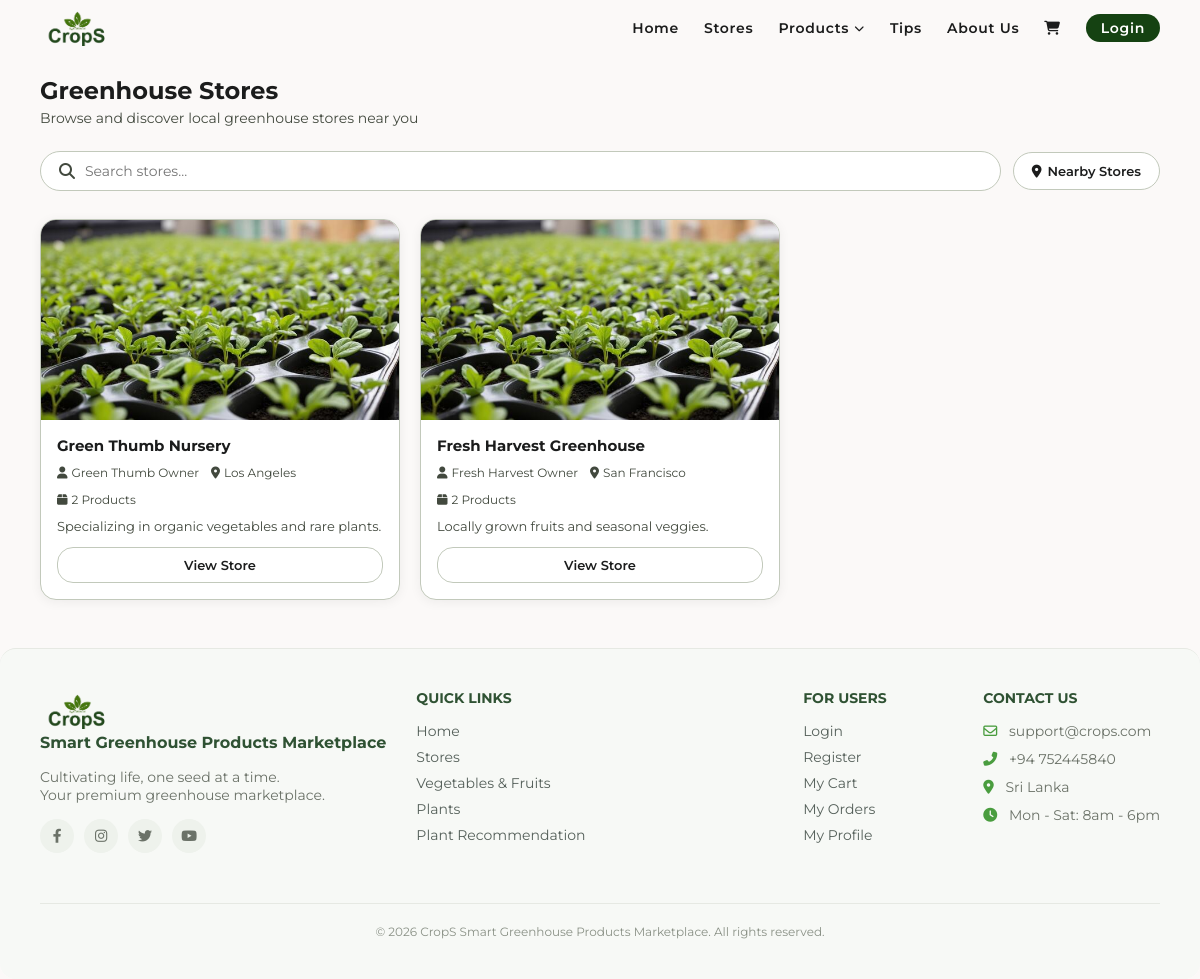
The app's page /stores.php, older data.
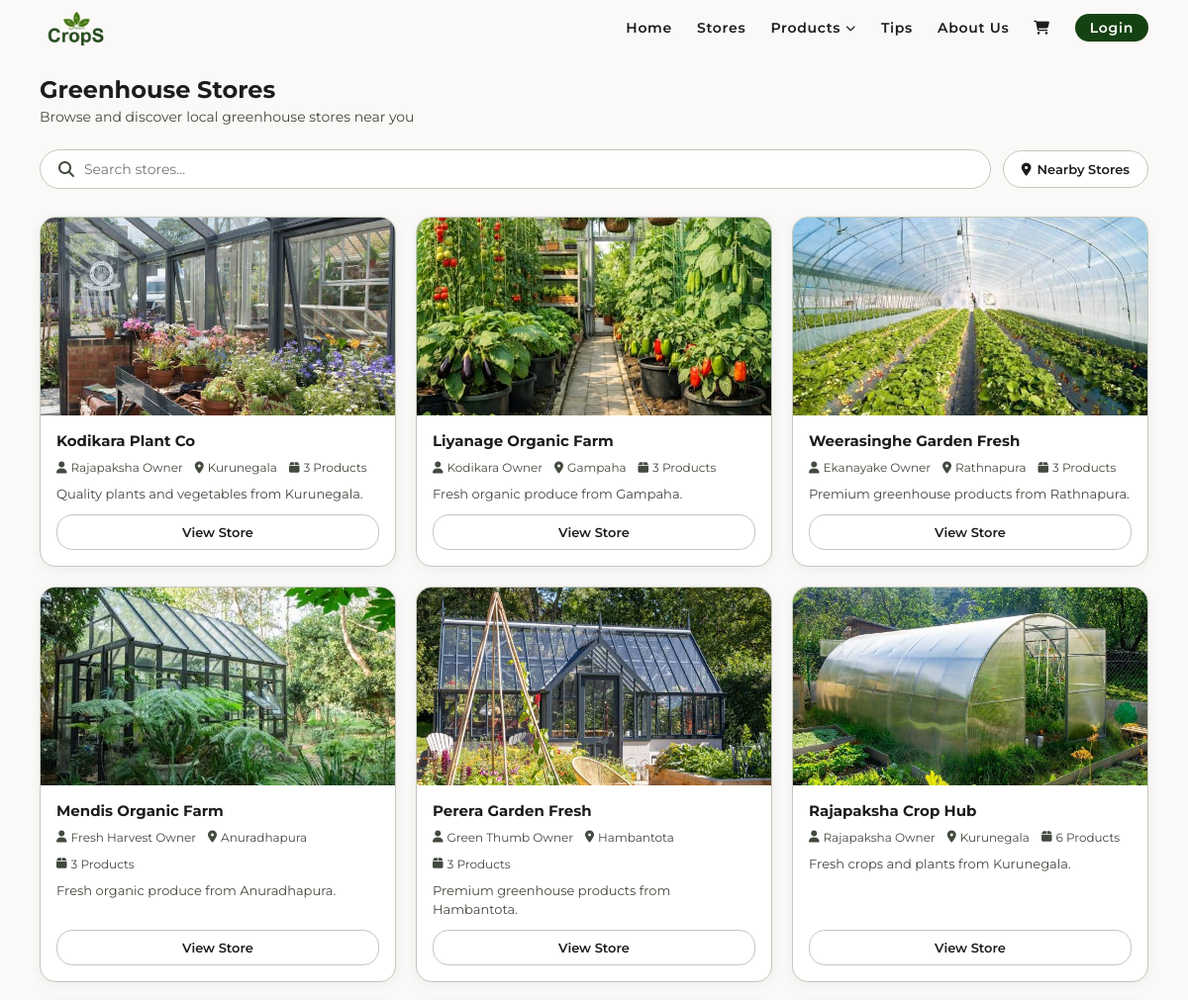
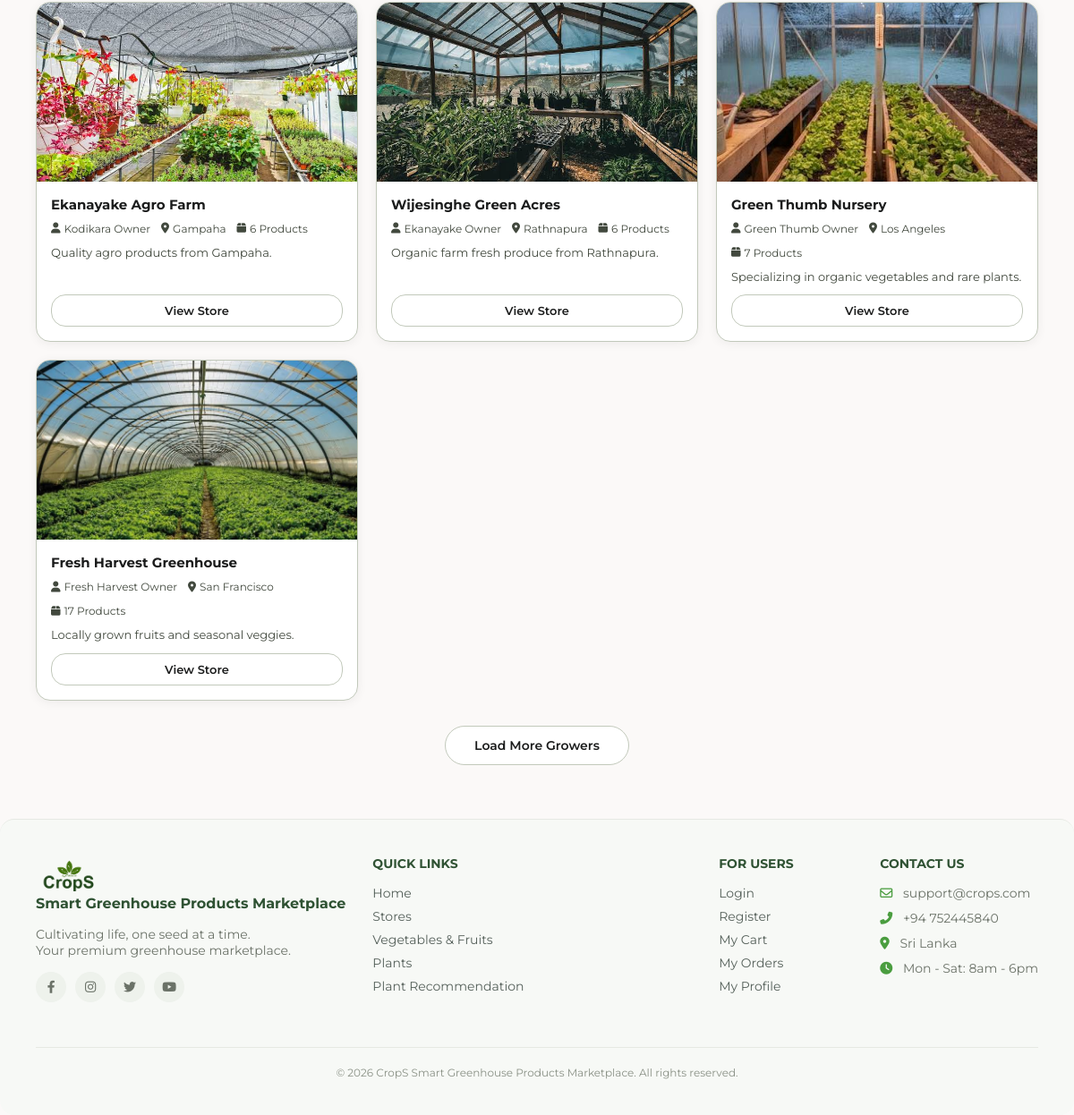
The same page, newer data (2 pictures, top to bottom).
### tables this page shows
CREATE TABLE `stores` (
  `id` int(11) NOT NULL,
  `owner_id` int(11) NOT NULL,
  `store_name` varchar(100) NOT NULL,
  `description` text DEFAULT NULL,
  `city` varchar(50) NOT NULL,
  `image` varchar(255) DEFAULT NULL,
  `created_at` timestamp NOT NULL DEFAULT current_timestamp()
);

CREATE TABLE `users` (
  `id` int(11) NOT NULL,
  `full_name` varchar(100) NOT NULL,
  `email` varchar(100) NOT NULL,
  `password` varchar(255) NOT NULL,
  `role` enum('admin','owner','customer') NOT NULL DEFAULT 'customer',
  `city` varchar(50) NOT NULL,
  `address` text DEFAULT NULL,
  `gap_certificate` varchar(255) DEFAULT NULL,
  `created_at` timestamp NOT NULL DEFAULT current_timestamp()
);

### stores.php (the view, shortened to what this page needs)
<?php
include 'includes/header.php';
include 'includes/dbConnection.php';
$store_id = isset($_GET['id']) ? (int)$_GET['id'] : 0;
if ($store_id === 0) {
    $search = isset($_GET['search']) ? trim($_GET['search']) : '';
    $nearby = isset($_GET['nearby']) ? true : false;
    $sql = "SELECT stores.*,
                   users.full_name AS owner_name,
                   COUNT(DISTINCT products.id) AS product_count,
                   ROUND(AVG(reviews.rating), 1) AS avg_rating
            FROM stores
            JOIN users ON stores.owner_id = users.id
            LEFT JOIN products ON products.store_id = stores.id
            LEFT JOIN reviews ON reviews.store_id = stores.id
            WHERE 1=1";
    $params = [];
    $sql .= " GROUP BY stores.id ORDER BY stores.created_at DESC";
    $stmt = $pdo->prepare($sql);
    $stmt->execute($params);
    $stores = $stmt->fetchAll();
?>
<div class="main-wrapper">
    <div class="page-header">
        <h2>Greenhouse Stores</h2>
        <p>Browse and discover local greenhouse stores near you</p>
    </div>
    <form method="GET" action="stores.php" class="stores-search-form" id="searchForm">
        <div class="stores-search-row">
            <div class="stores-search-wrapper">
                <div class="stores-search-box">
                    <i class="fas fa-search"></i>
                    <input
                        type="text"
                        name="search"
                        id="searchInput"
                        placeholder="Search stores..."
                        value="<?php echo htmlspecialchars($search); ?>"
                        autocomplete="off"
                    >
                </div>
            </div>
            <?php if ($nearby): ?>
                <a href="stores.php<?php echo $search ? '?search='.urlencode($search) : ''; ?>"
                   class="btn-nearby active">
                    <i class="fas fa-check-circle"></i> Nearby Stores
                </a>
            <?php else: ?>
                <button type="submit" name="nearby" value="1" class="btn-nearby">
                    <i class="fas fa-location-dot"></i> Nearby Stores
                </button>
            <?php endif; ?>
        </div>
    </form>
    <?php if (count($stores) > 0): ?>
        <div class="stores-grid" id="storesGrid">
            <?php foreach ($stores as $index => $store): ?>
                <a href="stores.php?id=<?php echo $store['id']; ?>"
                   class="store-card <?php echo $index >= 4 ? 'hidden-card' : ''; ?>">
                    <div class="store-card-image">
                        <?php if (!empty($store['image'])): ?>
                            <img src="static/images/stores/<?php echo htmlspecialchars($store['image']); ?>"
                                 alt="<?php echo htmlspecialchars($store['store_name']); ?>">
                        <?php else: ?>
                            <img src="static/images/image2.jpg" alt="Store">
                        <?php endif; ?>
                    </div>
                    <div class="store-card-content">
                        <h3 class="store-name"><?php echo htmlspecialchars($store['store_name']); ?></h3>
                        <div class="store-meta">
                            <span><i class="fas fa-user"></i> <?php echo htmlspecialchars($store['owner_name']); ?></span>
                            <span><i class="fas fa-location-dot"></i> <?php echo htmlspecialchars($store['city']); ?></span>
                            <span><i class="fas fa-box"></i> <?php echo $store['product_count']; ?> Products</span>
                        </div>
                        <?php if (!empty($store['description'])): ?>
                            <p class="store-description">
                                <?php
                                    $desc = $store['description'];
                                    echo htmlspecialchars(strlen($desc) > 120 ? substr($desc, 0, 120).'...' : $desc);
                                ?>
                            </p>
                        <?php endif; ?>
                        <span class="btn-view-store">View Store</span>
                    </div>
                </a>
            <?php endforeach; ?>
        </div>
        <?php if (count($stores) > 4): ?>
            <div class="load-more-wrap">
                <button class="btn-load-more" id="loadMoreBtn" onclick="loadMoreStores()">
                    Load More Growers
                </button>
            </div>
        <?php endif; ?>
    <?php endif; ?>
</div>
<?php
include 'includes/footer.php';
exit;
}
?>
<?php include 'includes/footer.php'; ?>

### includes/header.php (shortened to what this page needs)
<!DOCTYPE html>
<html lang="en">
    <head>
        <link rel ="stylesheet" href="https://cdnjs.cloudflare.com/ajax/libs/font-awesome/6.4.0/css/all.min.css">
        <link rel ="stylesheet" href="static/style.css">
    </head>
    <body>
    <header>
        <a href="index.php" class="logo">
            <img src="static/images/logo.png" alt="CropS" class="logo-icon">
        </a>
        <nav class="nav-links">
            <a href="index.php">Home</a>
            <a href="stores.php">Stores</a>
            <div class="nav-dropdown-wrap">
                <a href="#" class="nav-dropdown-trigger">
                    Products <i class="fas fa-chevron-down nav-chevron"></i>
                </a>
            </div>
            <a href="#">Tips</a>
            <a href="#">About Us</a>
            <a href="#"><i class="fas fa-shopping-cart"></i></a>
            <?php if (isset($_SESSION['user_id'])): ?>
                <a href="#" class="btn btn-outline" style="padding: 5px 15px;">
                    <i class="fas fa-user-circle"></i> Profile
                </a>
                <a href="logout.php" style="color:red; font-weight:600;">Logout</a>
            <?php else: ?>
                <a href="login.php" class="btn btn-primary" style="padding: 5px 15px; color: white;">Login</a>
            <?php endif; ?>
        </nav>
    </header>

### includes/footer.php (shortened to what this page needs)
<footer>
            <div class="footer-col">
                <a href="index.php" class="footer-logo">
                    <img src="static/images/logo.png" style="width:auto; height: 40px; vertical-align:middle; margin-right:10px;">
                    <br><span style="color:#2f5233; font-size:16px; font-weight:700;"> Smart Greenhouse Products Marketplace</span>
                </a>
                <p>Cultivating life, one seed at a time.<br>
                    Your premium greenhouse marketplace.
                </p>
                <div class="footer-social">
                    <a href="#" class="social-icon"><i class="fab fa-facebook-f"></i></a>
                    <a href="#" class="social-icon"><i class="fab fa-instagram"></i></a>
                    <a href="#" class="social-icon"><i class="fab fa-twitter"></i></a>
                    <a href="#" class="social-icon"><i class="fab fa-youtube"></i></a>
                </div>
            </div>
            <div class="footer-col footer-links">
                <h4>Quick Links</h4>
                <div class="footer-links">
                    <div>
                        <a href="index.php">Home</a>
                        <a href="stores.php">Stores</a>
                        <a href="products.php">Vegetables & Fruits</a>
                        <a href="plants.php">Plants</a>
                        <a href="recommendation.php">Plant Recommendation</a>
                    </div>
                </div>
            </div>
            <div class="footer-col">
                <h4>For Users</h4>
                <div class="footer-links">
                    <div>
                        <a href="login.php">Login</a>
                        <a href="register.php">Register</a>
                        <a href="cart.php">My Cart</a>
                        <a href="#">My Orders</a>
                        <a href="#">My Profile</a>
                    </div>
                </div>
            </div>
            <div class="footer-col footer-contact">
                <h4>Contact Us</h4>
                <p style="margin-bottom:10px;"><i class="far fa-envelope" style="margin-right:8px; color:#4a9d3f;"></i> support@crops.com</p>
<p style="margin-bottom:10px;"><i class="fas fa-phone-alt" style="margin-right:8px; color:#4a9d3f;"></i> +94 752445840</p>
<p style="margin-bottom:10px;"><i class="fas fa-map-marker-alt" style="margin-right:8px; color:#4a9d3f;"></i> Sri Lanka</p>
<p style="margin-bottom:10px;"><i class="fas fa-clock" style="margin-right:8px; color:#4a9d3f;"></i> Mon - Sat: 8am - 6pm</p>
            </div>
            <div class="copyright">
                &copy; 2026 CropS Smart Greenhouse Products Marketplace. All rights reserved.
            </div>
        </footer>
    </body>
</html>

### static/style.css (style rules this page uses)
:root { --primary: #154212; --on-primary: #ffffff; --secondary-container: acf284; --surface: #fbf9f8; --bg-white: #ffffff; --on-surface: #1b1c1c; --on-surface-variant: #42493e; --outline-variant: #c2c9bb; --footer-bg: #4a4a4a; --font-family: 'Montserrat', sans-serif; --radius-xl: 24px; --radius-lg: 16px; --radius-full: 9999px; --container-padding: 40px; --stack-md: 24px; --gutter: 16px; }
* { margin: 0; padding: 0; box-sizing: border-box; font-family: var(--font-family); }
body { background-color: var(--surface); color: var(--on-surface); padding: 0; }
a { text-decoration: none; color: inherit; }
.main-wrapper { padding: 10px var(--container-padding) 20px var(--container-padding); }
header { display: flex; justify-content: space-between; align-items: center; flex-wrap: wrap; padding: 10px var(--container-padding) 20px var(--container-padding); }
.logo { font-size: 24px; font-weight: 700; color: var(--primary); display: flex; align-items: center; gap: 8px; }
.logo-icon { width: auto; height: 40px; vertical-align: middle; margin-top: -4px; }
.nav-links { display: flex; gap: 25px; font-weight: 600; font-size: 14px; letter-spacing: 0.05em; align-items: center; color: var(--on-surface); }
.btn { padding: 10px 25px; border-radius: var(--radius-full); font-weight: 600; cursor: pointer; font-size: 14px; border: none; }
.btn-primary { background-color: var(--primary); color: var(--on-primary); }
footer { background-color: var(--footer-bg); color: #bbb; padding: 40px; border-radius: var(--radius-lg); display: flex; flex-wrap: wrap; justify-content: flex-start; gap: 30px; font-size: 14px; }
.footer-col { flex: 0 1 auto; min-width: 150px; }
.footer-col.footer-contact { margin-left: auto; }
.footer-col.footer-links { flex: 1; }
.footer-logo { font-weight: 700; font-size: 20px; margin-bottom: 15px; display: block; }
.footer-links a { display: block; margin-bottom: 8px; transition: color 0.3s; }
.footer-col h4 { color: var(--secondary-container); margin-bottom: 15px; font-size: 14px; text-transform: uppercase; }
.copyright { width: 100%; text-align: center; border-top: 1px solid #444; padding-top: 20px; margin-top: 20px; font-size: 12px; }

### includes/header.php (style rules this page uses)
.nav-dropdown-wrap { position: relative; display: flex; align-items: center; }
.nav-dropdown-trigger { display: flex; align-items: center; gap: 5px; cursor: pointer; font-weight: 600; font-size: 14px; letter-spacing: 0.05em; color: var(--on-surface); }
.nav-chevron { font-size: 10px; transition: transform 0.2s; }

### includes/footer.php (style rules this page uses)
footer { background: #f7f9f6; color: #4a4a4a; border-top: 1px solid #e6e9e3; }
.footer-col h4 { color: #2f5233; font-weight: 700; }
.footer-col p { color: #6b7268; }
.footer-links a { color: #55605a; text-decoration: none; transition: color 0.3s; }
.copyright { border-top: 1px solid #e6e9e3; color: #8a9186; }
.footer-social { display: flex; gap: 10px; margin-top: 15px; }
.social-icon { width: 34px; height: 34px; border-radius: 50%; background: #eef2ec; display: flex; align-items: center; justify-content: center; color: #6b7268; font-size: 14px; transition: background 0.3s, color 0.3s; }

Row changes from the older to the newer data that the page shows:
added stores: image (picture), store_name "Kodikara Plant Co", owner.full_name "Rajapaksha Owner", city "Kurunegala", product_count "3", description "Quality plants and vegetables from Kurunegala."
added stores: image (picture), store_name "Liyanage Organic Farm", owner.full_name "Kodikara Owner", city "Gampaha", product_count "3", description "Fresh organic produce from Gampaha."
added stores: image (picture), store_name "Weerasinghe Garden Fresh", owner.full_name "Ekanayake Owner", city "Rathnapura", product_count "3", description "Premium greenhouse products from Rathnapura."
added stores: image (picture), store_name "Mendis Organic Farm", owner.full_name "Fresh Harvest Owner", city "Anuradhapura", product_count "3", description "Fresh organic produce from Anuradhapura."
added stores: image (picture), store_name "Perera Garden Fresh", owner.full_name "Green Thumb Owner", city "Hambantota", product_count "3", description "Premium greenhouse products from Hambantota."
added stores: image (picture), store_name "Rajapaksha Crop Hub", owner.full_name "Rajapaksha Owner", city "Kurunegala", product_count "6", description "Fresh crops and plants from Kurunegala."
added stores: image (picture), store_name "Ekanayake Agro Farm", owner.full_name "Kodikara Owner", city "Gampaha", product_count "6", description "Quality agro products from Gampaha."
added stores: image (picture), store_name "Wijesinghe Green Acres", owner.full_name "Ekanayake Owner", city "Rathnapura", product_count "6", description "Organic farm fresh produce from Rathnapura."
changed stores "Green Thumb Nursery": image: picture added; product_count "2" → "7"
changed stores "Fresh Harvest Greenhouse": image: picture added; product_count "2" → "17"
Text that changed along with them:
text now shown: "Load More Growers"
